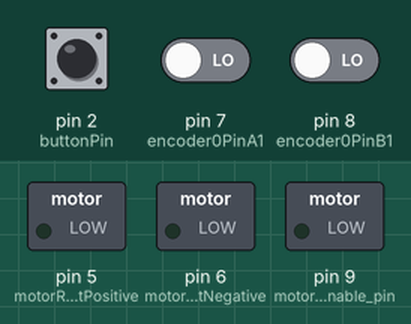
This sketch was run on a simulated Arduino Uno, built with avr-gcc and run on an emulated ATmega328P. Shown: switched loads named in the sketch (green lamp = pin HIGH). The test bench sets the inputs (shaded band); at power-on: pin 2 (buttonPin) HIGH, pin 7 (encoder0PinA1) LOW, pin 8 (encoder0PinB1) LOW. What the sketch prints to the serial monitor is not drawn.

Above: at 1.2 s.
1.3 s: pin 2 (buttonPin) pulled LOW for 0.15 s
At 1.7 s:
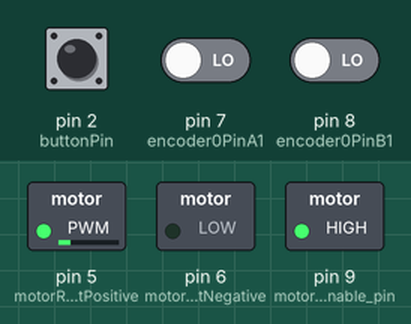
2.9 s: pin 7 (encoder0PinA1) driven HIGH
Timing chart, 0 to 5.9 s (numbered marks = the images above; inputs shaded):
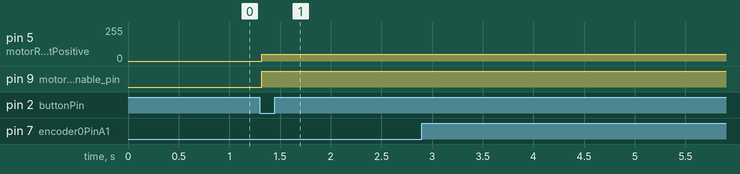

The sketch:

pololu_l293D_button.ino
```cpp
/* Dave Calaway 03/05/2017 - V0.5
   GIT: https://goo.gl/O5A4XS

   MicroControllers, same code:
   - Pro_mini_SparkFun https://goo.gl/YHEZj8
   - Arduino

   Control DC motor with encoder and L293D. Press button for start.
   The sketch print the angles in real time.

   No library needed.
*/

#include <SoftwareSerial.h>
//---------------------------- IMPOSTAZIONI ---------------------------------
// numero di gradi da fare, avanti ed indietro. 850 quasi 360°
#define gradi 850
// attesa prima del ritorno a 0, 1000 = 1sec
#define pausa 1000
//Velocità motori 0-255
#define Speed 50
//---------------------------------------------------------------------------

// Button's pin
const int buttonPin = 2;
bool buttonState = 0;

// the motor will start at clockwise
int clockwise = Speed;
int anticlockwise = 0;

/* L293D: motor terminals and enable pin */

int motorRightPositive = 5; // must PWM
int motorRightNegative = 6; // must PWM
int motorRightEnable_pin = 9;

/*Encoder connect pins */

int encoder0PinA1 = 7;
int encoder0PinB1 = 8;
int encoder0Pos1 = 0;
int encoder0PinALast1 = LOW;
int n1 = LOW;
bool en = 0;

void setup() {
  pinMode(buttonPin, INPUT);
  pinMode (encoder0PinA1, INPUT);
  pinMode (encoder0PinB1, INPUT);
  Serial.begin (115200);

  pinMode (motorRightPositive, OUTPUT);
  pinMode (motorRightNegative , OUTPUT);
  pinMode(motorRightEnable_pin, OUTPUT);
}

void loop() {
  //read button state
  buttonState = digitalRead(buttonPin);

  if ( buttonState == 0 ) {
    delay(20);
    en++;

    while (en != 0) {
      // ************************ ENCODER read structure ***************************
      // read one of two encoder
      n1 = digitalRead(encoder0PinA1);

      if ( encoder0Pos1 != gradi ) {
        if ((encoder0PinALast1 == LOW) && (n1 == HIGH)  ) {
          if (digitalRead(encoder0PinB1) == LOW) {
            encoder0Pos1--;
          } else {
            encoder0Pos1++;
          }

          Serial.print("Passi: ");
          Serial.println (encoder0Pos1);

        }
        motorrightrun();
      }

      encoder0PinALast1 = n1;

      if ( encoder0Pos1 == gradi || encoder0Pos1 == -gradi) {
        en++;
        encoder1();
      }
      // *************************************************************************
    }
  }
}


// L293D run and enable
void motorrightrun() {
  digitalWrite(motorRightEnable_pin, HIGH);
  analogWrite (motorRightPositive, clockwise);
  analogWrite (motorRightNegative, anticlockwise);
}

void encoder1() {
  // disable motor
  digitalWrite(motorRightEnable_pin, LOW);

  if (clockwise != 0 ) {
    anticlockwise = Speed;
    clockwise = 0;
  }
  else {
    anticlockwise = 0;
    clockwise = Speed;
  }
  encoder0Pos1 = 0;
  // when the motor was run forward and back, enable the button
  if (en > 2) {
    en = 0;
    Serial.println("Abilito bottone");
  }
  delay(pausa);
}
```

Measured:
- after the input at 1.3 s, pin 5 (motorRightPositive): 0/255 → 50/255 at once; pin 9 (motorRightEnable_pin): LOW → HIGH at once
- after the input at 2.9 s, every drawn part: stays the same
